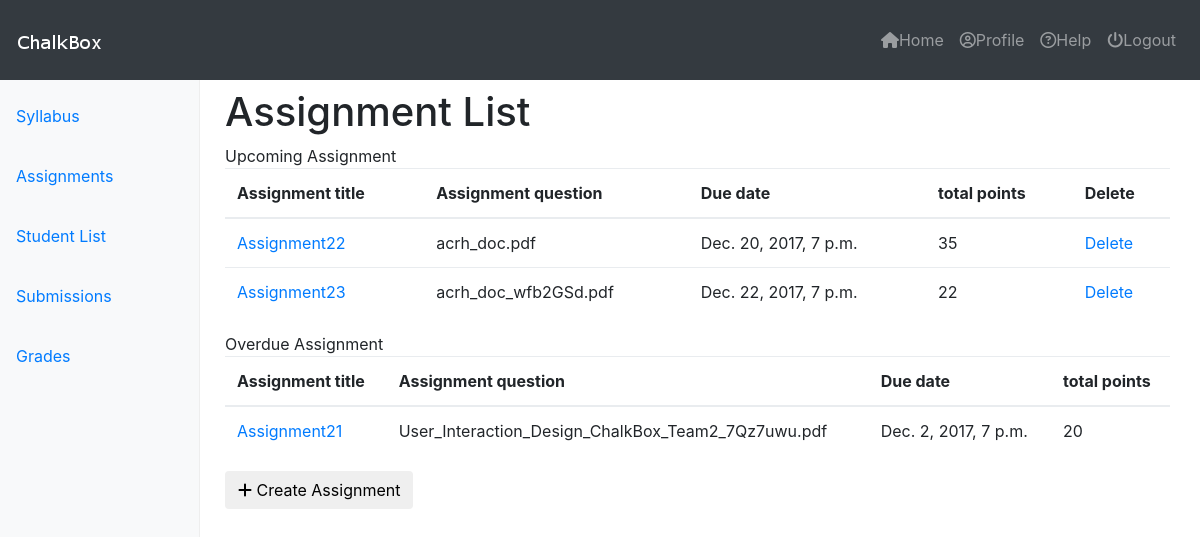
/courses/2/assignments/ (signed in), run on an earlier commit of the app's database.
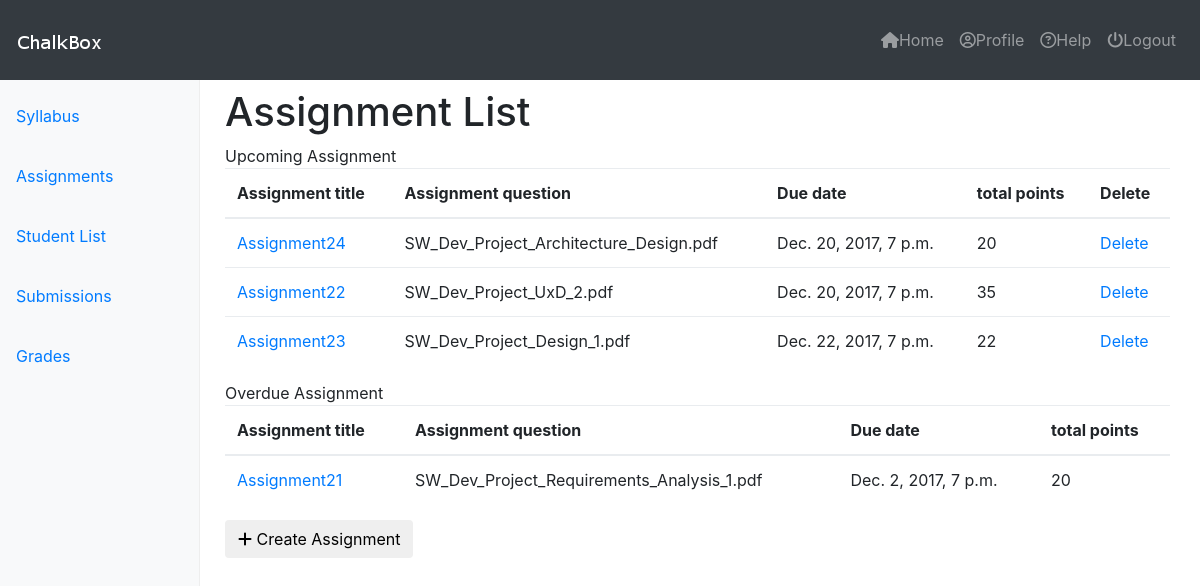
And on a later commit of the database.
### assignments/models.py (models this page shows, shortened)
class Assignment(models.Model):
	course = models.ForeignKey(Course)
	title = models.CharField(max_length=120, unique=True)
	due_date = models.DateTimeField()
	total_points	= models.IntegerField()
	description = models.TextField(blank=True)
	updated     = models.DateTimeField(auto_now=True)
	timestamp   = models.DateTimeField(auto_now_add=True)
	question	= models.FileField(null=True, blank=True)
	publish		= models.BooleanField(default=False)
	def is_past_due(self):
		return timezone.now() > self.due_date

### assignments/views.py (the view)
def assignment_home(request, cid=None):
	course = Course(id=cid)
	all_assignment = Assignment.objects.all().filter(course__id=cid).order_by('due_date')
	upcoming_assignment = set()
	overdue_assignment = set()
	for c in all_assignment:
		if c.is_past_due() is False:
			upcoming_assignment.add(c)
		else:
			overdue_assignment.add(c)
	context = {
		"upcoming_assignment": upcoming_assignment,
		"overdue_assignment": overdue_assignment,
		"title": "Assignment List",
		"id": course.id,
	}
	if request.user.is_staff == True:
		return render(request, "assignment/assignments_instructor.html", context)
	else:
		return render(request, "assignment/assignments_student.html", context)

### accounts/models.py (called while the page is built)
	@property
	def is_staff(self):
		return self.staff

### templates/assignment/assignments_instructor.html (shortened to what this page needs)
{% extends "base_navbar.html" %}
{% block content %}
<div class="container-fluid">
	{% include "side_bar.html" with cid=id %}
    <main role="main" class="col-sm-9 ml-sm-auto col-md-10 pt-2">
    <div class="content">
	<h1>{{ title }}</h1>
	<caption> Upcoming Assignment </caption>
	<table class="table">
		<thead>
		    <tr>
		      <th scope="col">Assignment title</th>
		      <th scope="col">Assignment question</th>
		      <th scope="col">Due date</th>
		      <th scope="col">total points</th>
                <th scope="col">Delete</th>
		    </tr>
		</thead>
		<tbody>
	       	{% for obj in upcoming_assignment %}
			    <tr>
			      <td><a href='{% url "courses:assignments:assignment_edit" cid=id aid=obj.id %}'>{{ obj.title }}</a></td>
			      {% if obj.question %}
			      	<td>{{ obj.question }}</td>
			      {% else %}
			      	<td></td>
			      {% endif %}
			      <td>{{ obj.due_date }}</td>
			      <td>{{ obj.total_points }}</td>
                <td><a href='{% url "courses:assignments:assignment_delete" cid=id aid=obj.id %}'>Delete</a></td>
			    </tr>
	       	{% endfor %}
       	</tbody>
	</table>
	<caption> Overdue Assignment </caption>
	<table class="table">
		<thead>
		    <tr>
		      <th scope="col">Assignment title</th>
		      <th scope="col">Assignment question</th>
		      <th scope="col">Due date</th>
		      <th scope="col">total points</th>
		    </tr>
		</thead>
		<tbody>
	       	{% for obj in overdue_assignment %}
			    <tr>
			      <td><a href='{% url "courses:assignments:assignment_detail" cid=id aid=obj.id %}'>{{ obj.title }}</a></td>
			      {% if obj.question %}
			      	<td>{{ obj.question }}</td>
			      {% else %}
			      	<td></td>
			      {% endif %}
			      <td>{{ obj.due_date }}</td>
			      <td>{{ obj.total_points }}</td>
			    </tr>
	       	{% endfor %}
       	</tbody>
	</table>
	<a href='{%url "courses:assignments:assignment_create" cid=id %}'><button type="submit" class="btn btn-default"><i class="fa fa-plus" aria-hidden="true"></i> Create Assignment</button></a>
	</div>
</main>
</div>
{% endblock %}

What changed in the data, as far as the page shows it:
added Assignment: title "Assignment24", question "SW_Dev_Project_Architecture_Design.pdf", due_date "Dec. 20, 2017, 7 p.m.", total_points "20", shown under "Assignment List"
changed Assignment "Assignment22": question "acrh_doc.pdf" → "SW_Dev_Project_UxD_2.pdf"
changed Assignment "Assignment23": question "acrh_doc_wfb2GSd.pdf" → "SW_Dev_Project_Design_1.pdf"
changed Assignment "Assignment21": question "User_Interaction_Design_ChalkBox_Team2_7Qz7uwu.pdf" → "SW_Dev_Project_Requirements_Analysis_1.pdf"
